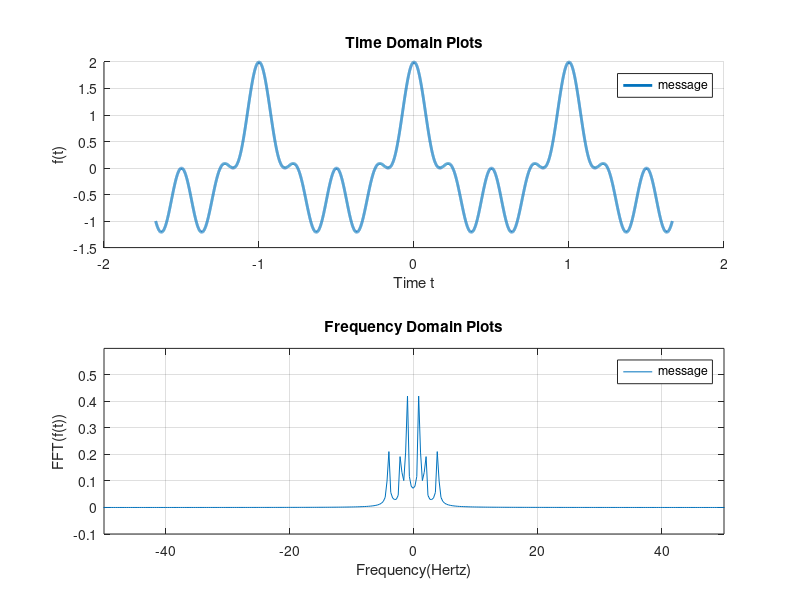
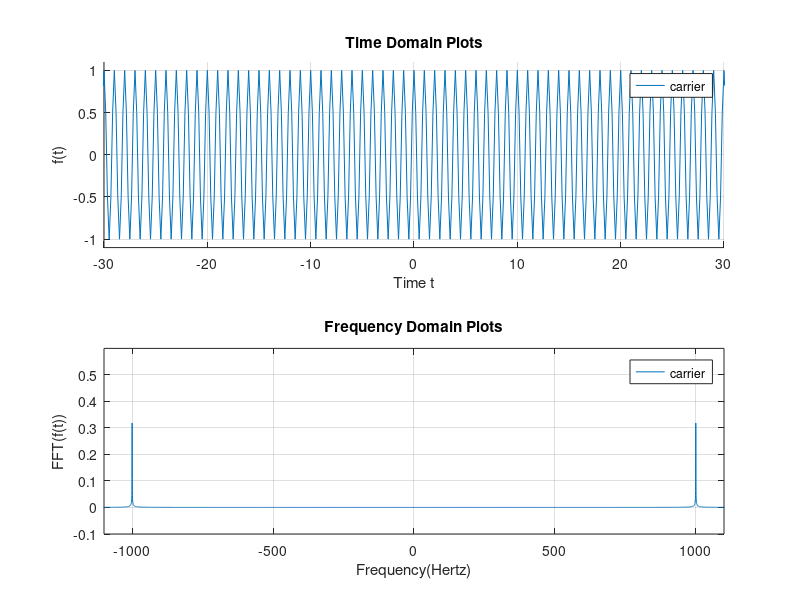
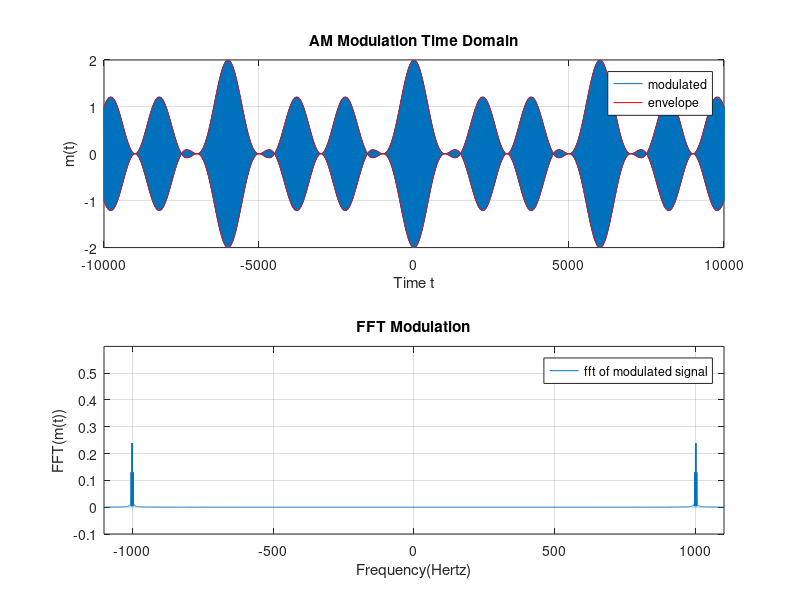
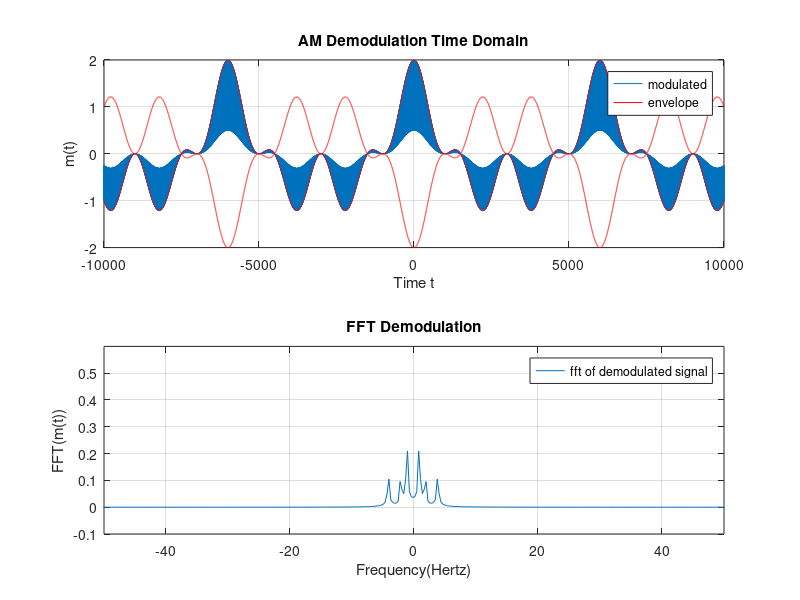

Recreate these plots in MATLAB, in order.
clear
fs = 6000; % Sampling frequency
sps = 1/fs; % Seconds per sample  
stoptime = 10000; % seconds 
n = (-stoptime:1:stoptime)'; % seconds 
L = length(n);
ft_axis_hz = fs * ((-L/2:(L/2) - 1)/L);

%% 
message = cos((2*pi*n/fs)) + (0.5 * cos((4*pi*n/fs)))...
                + (0.5 * cos((8*pi*n/fs)));

fft_message = fftshift(fft(message)/L);

figure 
subplot(2,1,1);
hold on
plot(n/fs, message, 'linew', 2);
legend("message");
title('Time Domain Plots'); 
xlabel('Time t'); 
ylabel('f(t)');
grid on

subplot(2,1,2);
plot(ft_axis_hz,abs(fft_message));
legend("message");
title('Frequency Domain Plots'); 
xlabel('Frequency(Hertz)'); 
ylabel('FFT(f(t))');
axis([-50 50 -0.1 0.6])
 grid on


%% 
F = 1000; % Frequency (hertz) 
carrier = cos((2*pi*F*n/fs)); %carrier
fft_carrier = fftshift(fft(carrier)/L);

figure
subplot(2,1,1);
hold on
plot(F*n/fs,carrier);
legend("carrier");
title('Time Domain Plots'); 
xlabel('Time t'); 
ylabel('f(t)');
axis([-30 30 -1.1 1.1])
grid on

subplot(2,1,2);
plot(ft_axis_hz, abs(fft_carrier));
legend("carrier");
title('Frequency Domain Plots'); 
xlabel('Frequency(Hertz)'); 
ylabel('FFT(f(t))');
axis([-1100 1100 -0.1 0.6])
 grid on

 %%
modulated = (message.*carrier);

%%%%%%%%%%%%%%%%%%%%%%%%%%%%%%%%%%%%%%%%%%%%%%%%%%%%%%%%%%%%%%

figure
subplot(2,1,1);
plot(n,modulated);
hold on
plot(n, message, 'r');
plot(n, -1.* message, 'r');

legend("modulated", "envelope");
title('AM Modulation Time Domain'); 
xlabel('Time t'); 
ylabel('m(t)');
grid on


fft_modulated= abs(fftshift(fft(modulated)/L));
subplot(2,1,2);
plot(ft_axis_hz, fft_modulated);
legend("fft of modulated signal");
title('FFT Modulation'); 
xlabel('Frequency(Hertz)'); 
ylabel('FFT(m(t))');
axis([-1100 1100 -0.1 0.6])
 grid on



  %%

demod = (modulated.*carrier);
figure
subplot(2,1,1);
plot(n,demod);
hold on
plot(n, message, 'r');
plot(n, -1.* message, 'r');

legend("modulated", "envelope");
title('AM Demodulation Time Domain'); 
xlabel('Time t'); 
ylabel('m(t)');
grid on


fft_demodulated= abs(fftshift(fft(demod)/L));
subplot(2,1,2);
plot(ft_axis_hz, fft_demodulated);
legend("fft of demodulated signal");
title('FFT Demodulation'); 
xlabel('Frequency(Hertz)'); 
ylabel('FFT(m(t))');
axis([-50 50 -0.1 0.6])
 grid on
